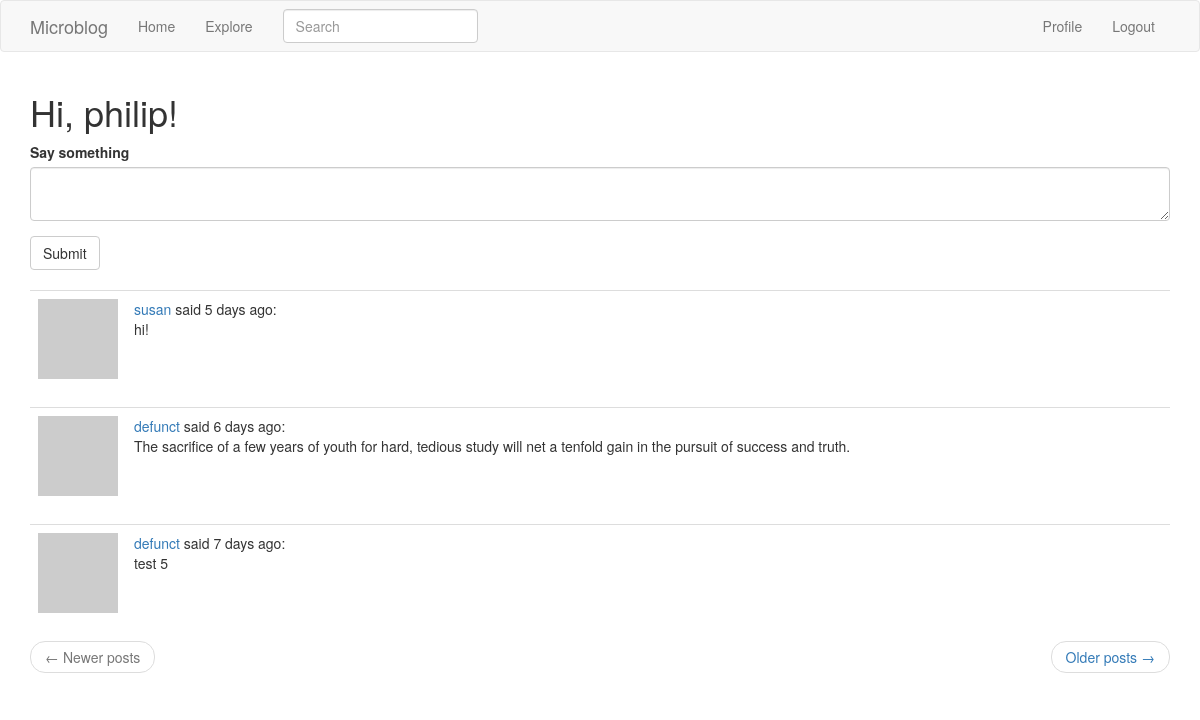
Page /index (signed in) on the earlier database version.
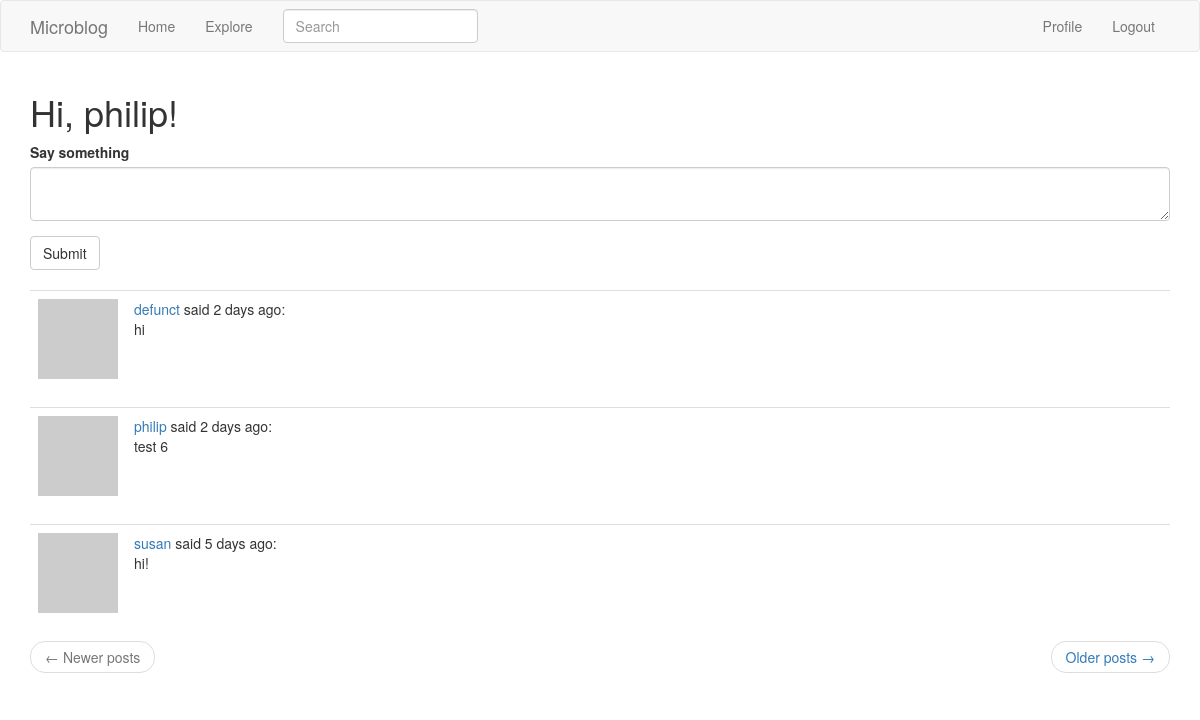
Same page on the later database version.
### app/models.py (models this page shows, shortened)
class User(UserMixin, db.Model):  # User class inherits from db.Model, base class for all models from SQLAlchemy. Also inherits UserMixin to implement login
    id = db.Column(db.Integer, primary_key=True)
    username = db.Column(db.String(64), index=True, unique=True)
    email = db.Column(db.String(120), index=True, unique=True)
    password_hash = db.Column(db.String(128), unique=True)
    posts = db.relationship('Post', backref='author', lazy='dynamic')  # sets relationship between users and posts, allows for queries like user.posts
    about_me = db.Column(db.String(140))
    last_seen = db.Column(db.DateTime, default=datetime.utcnow)
    followed = db.relationship(  # sets up querying what following relationships
        'User', secondary=followers,  # secondary is association table
        primaryjoin=(followers.c.follower_id == id),  # primaryjoin links follower user and association table
        secondaryjoin=(followers.c.followed_id == id),  # secondaryjoin links followed user and association table
        backref = db.backref('followers', lazy='dynamic'), lazy='dynamic')  # backref defines how followed entity will access their followers
    def followed_posts(self):  # returns list of self's posts and followed user's posts
        others = Post.query.join(followers, (followers.c.followed_id == Post.user_id)  # join Posts table with follower association table where follower's followed_id == Post's user_id
            ).filter(followers.c.follower_id == self.id)  # filter out posts from users self isn't following
        own = Post.query.filter_by(user_id=self.id) # get own posts
        return others.union(own).order_by(Post.timestamp.desc())  # sort posts by time in descending order
    def avatar(self, size):
        digest = md5(self.email.lower().encode('utf-8')).hexdigest()
        return 'https://www.gravatar.com/avatar/{}?d=identicon&s={}'.format(
            digest, size)

class SearchableMixin(object):
    @classmethod
    def search(cls, expression, page, per_page):  # first argument is a class, for example Post model
        ids, total = query_index(cls.__tablename__, expression, page, per_page)
        if total == 0:
            return cls.query.filter_by(id=0), 0
        when = []  # list of tuples, where tuples are pairs of id index and id value at that index
        for i in range(len(ids)):
            when.append((ids[i], i))
        return cls.query.filter(cls.id.in_(ids)).order_by(db.case(when, value=cls.id)), total
    @classmethod
    def before_commit(cls, session):
        session._changes = {
            'add': list(session.new),
            'update': list(session.dirty),
            'delete': list(session.deleted)
            }
    @classmethod
    def after_commit(cls, session):
        for obj in session._changes['add']:
            if isinstance(obj, SearchableMixin):
                add_to_index(obj.__tablename__, obj)
        for obj in session._changes['update']:
            if isinstance(obj, SearchableMixin):
                add_to_index(obj.__tablename__, obj)
        for obj in session._changes['delete']:
            if isinstance(obj, SearchableMixin):
                remove_from_index(obj.__tablename__, obj)
        session._changes = None

class Post(SearchableMixin, db.Model):
    __searchable__ = ['body']
    id = db.Column(db.Integer, primary_key=True)
    body = db.Column(db.String(140))
    timestamp = db.Column(db.DateTime, index=True, default=datetime.utcnow)
    user_id = db.Column(db.Integer, db.ForeignKey('user.id'))  # for ForeignKey parameter, 'user.id' refers to the id from User table

### app/main/routes.py (the view)
@bp.route('/', methods=['GET', 'POST'])
@bp.route('/index', methods=['GET', 'POST'])
@login_required
def index():  # shows form for adding a post and all followed posts
    form = PostForm()
    if form.validate_on_submit():  # if submit button is pressed
        post = Post(body=form.post.data, author=current_user)  # adding post
        db.session.add(post)
        db.session.commit()
        flash('Your post has been submitted!')
        return redirect(url_for('main.index'))
    page = request.args.get(key='page', default=1, type=int)
    posts = current_user.followed_posts().paginate(page, current_app.config['POSTS_PER_PAGE'], False)  # False parameter returns empty page instead of 404 error if trying to navigate to a page that doesn't exist
    if posts.has_next:
        next_url = url_for('main.index', page=posts.next_num)
    else:
        next_url = None
    if posts.has_prev:
        prev_url = url_for('main.index', page=posts.prev_num)
    else:
        prev_url = None
    return render_template('index.html', title='Home', form=form, posts=posts.items, next_url=next_url, prev_url=prev_url)  # items is list of items retrieved for selected page

### app/main/forms.py
class SearchForm(FlaskForm):
    q = StringField('Search', validators=[DataRequired()])
    def __init__(self, *args, **kwargs):
        if 'formdata' not in kwargs:
            kwargs['formdata'] = request.args
        if 'csrf_enabled' not in kwargs:
            kwargs['csrf_enabled'] = False  # disables CSRF protection default for clickable search links to work
        super(SearchForm, self).__init__(*args, **kwargs)

class PostForm(FlaskForm):
    post = TextAreaField('Say something', validators=[
        DataRequired(), Length(min=1, max=140)])
    submit = SubmitField('Submit')

### app/main/routes.py (called while the page is built)
@bp.before_request
def before_request():  # tracks when user was last seen, writes to db
    if current_user.is_authenticated:
        current_user.last_seen = datetime.utcnow()
        db.session.commit()
        g.search_form = SearchForm()  # explain

### app/models.py (called while the page is built)
@login.user_loader
def load_user(id):
    return User.query.get(int(id))  # loads user from ID, ties in LoginManager and User from database

### app/templates/index.html
{% extends "base.html" %}
{% import 'bootstrap/wtf.html' as wtf %}
{% block app_content %}
    <h1>Hi, {{ current_user.username }}!</h1>
    {% if form %}
    {{ wtf.quick_form(form) }}
    <br>
    {% endif %}
    {% for post in posts %}
        {% include '_post.html' %}
    {% endfor %}
    <nav aria-label="...">
        <ul class="pager">
            <li class="previous{% if not prev_url %} disabled{% endif %}">
                <a href="{{ prev_url or '#' }}">
                    <span aria-hidden="true">&larr;</span> Newer posts
                </a>
            </li>
            <li class="next{% if not next_url %} disabled{% endif %}">
                <a href="{{ next_url or '#' }}">
                    Older posts <span aria-hidden="true">&rarr;</span>
                </a>
            </li>
        </ul>
    </nav>
{% endblock %}

### app/templates/base.html (shortened to what this page needs)
{% extends 'bootstrap/base.html' %}
{% block navbar %}
    <nav class="navbar navbar-default">
        <div class="container">
            <div class="navbar-header">
                <a class="navbar-brand" href="{{ url_for('main.index') }}">Microblog</a>
            </div>
            <div class="collapse navbar-collapse" id="bs-example-navbar-collapse-1">
                <ul class="nav navbar-nav">
                    <li><a href="{{ url_for('main.index') }}">Home</a></li>
                    <li><a href="{{ url_for('main.explore') }}">Explore</a></li>
                </ul>
                {% if g.search_form %}
                <form class="navbar-form navbar-left" method="get"
                        action="{{ url_for('main.search') }}">
                    <div class="form-group">
                        {{ g.search_form.q(size=20, class='form-control',
                            placeholder=g.search_form.q.label.text) }}
                    </div>
                </form>
                {% endif %}
                <ul class="nav navbar-nav navbar-right">
                    {% if current_user.is_anonymous %}
                    <li><a href="{{ url_for('auth.login') }}">Login</a></li>
                    {% else %}
                    <li><a href="{{ url_for('main.user', username=current_user.username) }}">Profile</a></li>
                    <li><a href="{{ url_for('auth.logout') }}">Logout</a></li>
                    {% endif %}
                </ul>
            </div>
        </div>
    </nav>
{% endblock %}
{% block content %}
    <div class="container">
        {% block app_content %}{% endblock %}
    </div>
{% endblock %}

### app/templates/_post.html
<table class="table table-hover">
    <tr>
        <td width="70px">
            <a href="{{ url_for('main.user', username=post.author.username) }}">
                <img src="{{ post.author.avatar(70) }}" />
            </a>
        </td>
        <td>
            <a href="{{ url_for('main.user', username=post.author.username) }}">
                {{ post.author.username }}
            </a>
            said {{ moment(post.timestamp).fromNow()  }}:
            <br>
            {{ post.body }}
        </td>
    </tr>
</table>

Differences in the rows shown:
no longer on this page (row unchanged): Post: author.username "defunct", timestamp "6 days ago", body "The sacrifice of a few years of youth for hard, tedious study will net a tenfold gain in the pursuit of success and truth."
no longer on this page (row unchanged): Post: author.username "defunct", timestamp "7 days ago", body "test 5"
added Post: author.username "defunct", timestamp "2 days ago", body "hi"
added Post: author.username "philip", timestamp "2 days ago", body "test 6"
